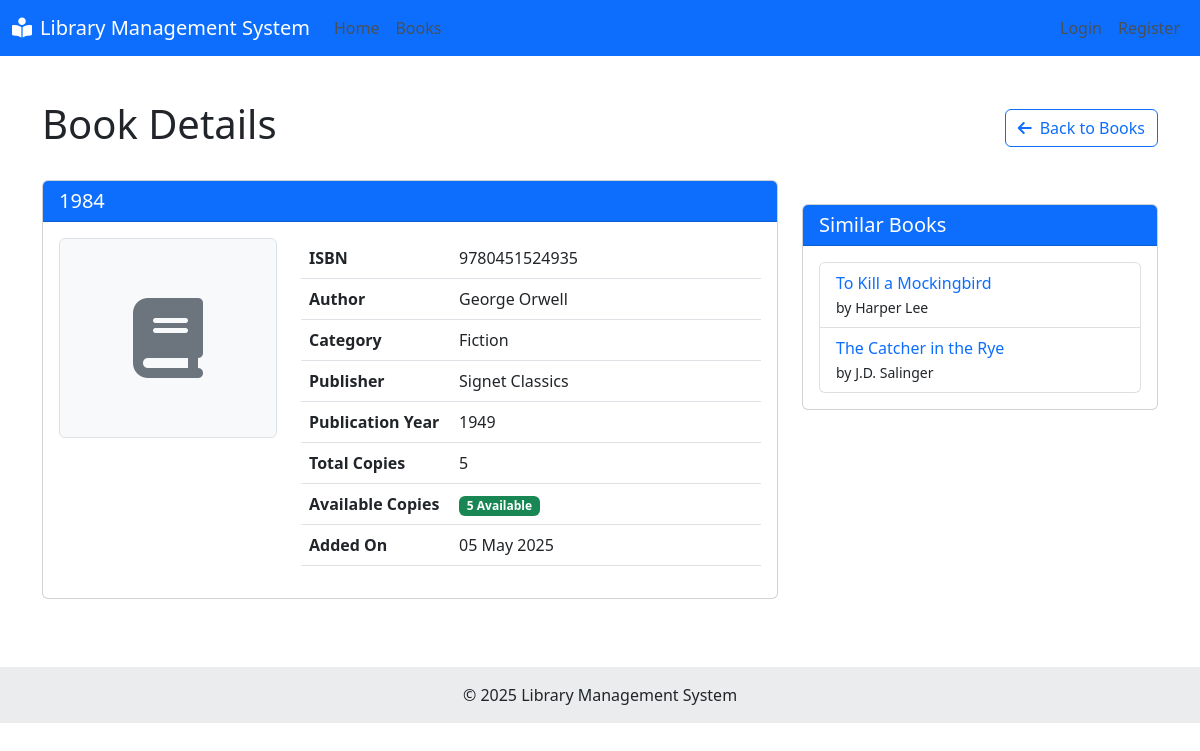
Page /book_detail.php?id=1 on the committed database.
### tables this page shows
CREATE TABLE books (
    id INT AUTO_INCREMENT PRIMARY KEY,
    isbn VARCHAR(20) NOT NULL UNIQUE,
    title VARCHAR(255) NOT NULL,
    author VARCHAR(100) NOT NULL,
    category VARCHAR(50),
    publication_year INT,
    publisher VARCHAR(100),
    total_copies INT NOT NULL DEFAULT 1,
    available_copies INT NOT NULL DEFAULT 1,
    created_at TIMESTAMP DEFAULT CURRENT_TIMESTAMP
);

### models/Book.php (called while the page is built, shortened)
<?php
class Book {
    private $conn;
    private $table_name = "books";
    public $id;
    public function __construct($db) {
        $this->conn = $db;
    }
    public function readOne() {
        $query = "SELECT * FROM " . $this->table_name . " WHERE id = ? LIMIT 1";
        $stmt = $this->conn->prepare($query);
        $stmt->bindParam(1, $this->id);
        $stmt->execute();
        $row = $stmt->fetch(PDO::FETCH_ASSOC);
        if ($row) {
            $this->isbn = $row['isbn'];
            $this->title = $row['title'];
            $this->author = $row['author'];
            $this->category = $row['category'];
            $this->publication_year = $row['publication_year'];
            $this->publisher = $row['publisher'];
            $this->total_copies = $row['total_copies'];
            $this->available_copies = $row['available_copies'];
            $this->created_at = $row['created_at'];
            return true;
        }
        return false;
    }
}

### book_detail.php (the view, shortened to what this page needs)
<?php
include_once 'includes/header.php';
require_once 'models/Book.php';
$database = new Database();
$db = $database->getConnection();
$book_id = isset($_GET['id']) ? (int)$_GET['id'] : 0;
$book = new Book($db);
$book->id = $book_id;
$found = $book->readOne();
?>
<div class="container mt-4">
    <div class="d-flex justify-content-between align-items-center mb-4">
        <h1>Book Details</h1>
        <a href="books.php" class="btn btn-outline-primary">
            <i class="fas fa-arrow-left me-2"></i>Back to Books
        </a>
    </div>
    <div class="row">
        <div class="col-md-8">
            <div class="card mb-4">
                <div class="card-header bg-primary text-white">
                    <h5 class="mb-0"><?php echo htmlspecialchars($book->title); ?></h5>
                </div>
                <div class="card-body">
                    <div class="row">
                        <div class="col-md-4">
                            <div class="text-center mb-3">
                                <div class="bg-light p-4 border rounded" style="height: 200px; display: flex; align-items: center; justify-content: center;">
                                    <i class="fas fa-book fa-5x text-secondary"></i>
                                </div>
                            </div>
                        </div>
                        <div class="col-md-8">
                            <table class="table">
                                <tbody>
                                    <tr>
                                        <th width="150">ISBN</th>
                                        <td><?php echo htmlspecialchars($book->isbn); ?></td>
                                    </tr>
                                    <tr>
                                        <th>Author</th>
                                        <td><?php echo htmlspecialchars($book->author); ?></td>
                                    </tr>
                                    <tr>
                                        <th>Category</th>
                                        <td><?php echo htmlspecialchars($book->category); ?></td>
                                    </tr>
                                    <tr>
                                        <th>Publisher</th>
                                        <td><?php echo htmlspecialchars($book->publisher); ?></td>
                                    </tr>
                                    <tr>
                                        <th>Publication Year</th>
                                        <td><?php echo htmlspecialchars($book->publication_year); ?></td>
                                    </tr>
                                    <tr>
                                        <th>Total Copies</th>
                                        <td><?php echo htmlspecialchars($book->total_copies); ?></td>
                                    </tr>
                                    <tr>
                                        <th>Available Copies</th>
                                        <td>
                                            <?php if($book->available_copies > 0): ?>
                                            <span class="badge bg-success"><?php echo $book->available_copies; ?> Available</span>
                                            <?php else: ?>
                                            <span class="badge bg-danger">Not Available</span>
                                            <?php endif; ?>
                                        </td>
                                    </tr>
                                    <tr>
                                        <th>Added On</th>
                                        <td><?php echo date('d M Y', strtotime($book->created_at)); ?></td>
                                    </tr>
                                </tbody>
                            </table>
                        </div>
                    </div>
                </div>
            </div>
        </div>
        <div class="col-md-4">
            <div class="card mt-4">
                <div class="card-header bg-primary text-white">
                    <h5 class="mb-0">Similar Books</h5>
                </div>
                <div class="card-body">
                    <?php
                    $similar_query = "SELECT id, title, author
                                     FROM books
                                     WHERE (author = ? OR category = ?)
                                     AND id != ?
                                     LIMIT 5";
                    $similar_stmt = $db->prepare($similar_query);
                    $similar_stmt->bindParam(1, $book->author);
                    $similar_stmt->bindParam(2, $book->category);
                    $similar_stmt->bindParam(3, $book->id);
                    $similar_stmt->execute();
                    $similar_books = $similar_stmt->fetchAll(PDO::FETCH_ASSOC);
                    if(count($similar_books) > 0):
                    ?>
                    <ul class="list-group">
                        <?php foreach($similar_books as $similar): ?>
                        <li class="list-group-item">
                            <a href="book_detail.php?id=<?php echo $similar['id']; ?>" class="text-decoration-none">
                                <?php echo htmlspecialchars($similar['title']); ?>
                            </a>
                            <br>
                            <small>by <?php echo htmlspecialchars($similar['author']); ?></small>
                        </li>
                        <?php endforeach; ?>
                    </ul>
                    <?php else: ?>
                    <p class="text-muted">No similar books found.</p>
                    <?php endif; ?>
                </div>
            </div>
        </div>
    </div>
</div>
<?php
include_once 'includes/footer.php';
?>

### includes/header.php (style rules this page uses)
.card { margin-bottom: 20px; }

### rows in the picture
books: title "1984", isbn "9780451524935", author "George Orwell", category "Fiction", publisher "Signet Classics", publication_year "1949", total_copies "5", available_copies "5", created_at "05 May 2025"
books: title "To Kill a Mockingbird", author "Harper Lee"
books: title "The Catcher in the Rye", author "J.D. Salinger"
